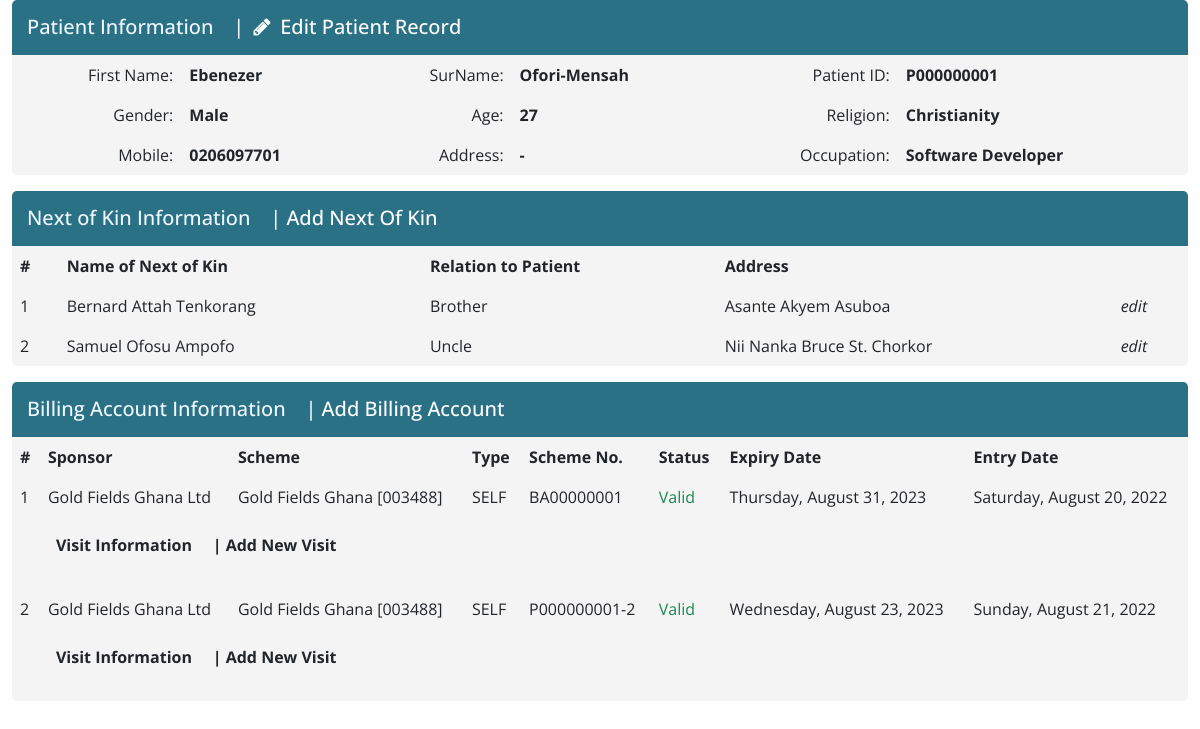
/patient/P000000001/, run on an earlier commit of the app's database.
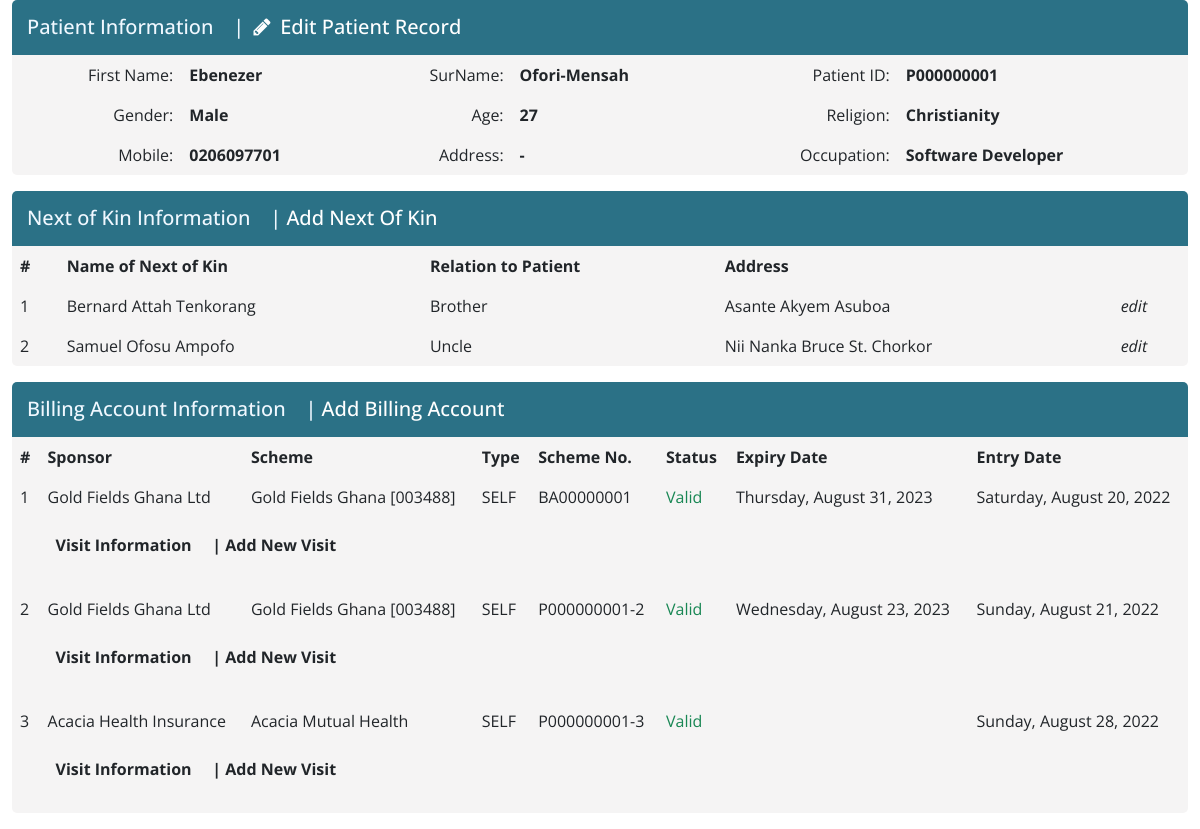
And on a later commit of the database.
### records/models.py (models this page shows, shortened)
class Patient(models.Model):
    PatientID = models.CharField(_("PatientID"), max_length=255, default=generatePatientID, unique=True)
    EmailAddress = models.CharField(_("Email Address"), max_length=255)
    TitleID = models.ForeignKey(Title, verbose_name = _("Title"), on_delete=models.SET_DEFAULT, default='1')
    FirstName = models.CharField(_("First Name"), max_length=255)
    SurName = models.CharField(_("Surname"), max_length=255)
    OtherName = models.CharField(_("Other Name"), max_length=255, blank=True)
    BirthDate = models.DateField(_("Date of Birth"))
    PatientTypeID = models.ForeignKey(PatientType, verbose_name =  _("Patient Type"), on_delete=models.SET_DEFAULT, default='1', editable=False)
    GenderID = models.ForeignKey(Gender,  verbose_name = _("Gender"), on_delete=models.SET_NULL, null=True, default=1)
    Occupation = models.CharField(_("Occupation"), max_length=255)
    BusinessPhone = models.CharField(_("Business Phone"), max_length=255)
    ResidencePhone = models.CharField(_("Residence Phone"), max_length=255)
    ResidenceAddress = models.TextField(_("Residence Address"))
    BusinessAddress = models.TextField(_("Business Address"), blank=True, null=True)
    CountryID = models.ForeignKey(Country, verbose_name =  _("Country"), on_delete=models.SET_NULL, default='1', blank=True, null=True)
    ReligionID = models.ForeignKey(Religion, verbose_name =  _("Religion"), on_delete=models.SET_NULL, default='3', blank=True, null=True)
    MaritalStatusID = models.ForeignKey(MaritalStatus, verbose_name =  _("Marital Status"), on_delete=models.SET_NULL, default='1', blank=True, null=True)
    CreatedAt = models.DateTimeField(auto_now_add=True)
    Status = models.BooleanField(_("Patient Status"), default=True, editable=False)
    PatientRankLevel = models.ForeignKey('PatientRankLevel', verbose_name=_("Patient Rank Level"), on_delete=models.SET_NULL, null=True, blank=True, editable=False)
    PatientRank = models.ForeignKey('PatientRank', verbose_name=_("Patient Level"), on_delete=models.SET_NULL, null=True, blank=True, editable=False)
    PatientCategory = models.ForeignKey('PatientCategory', verbose_name=_("Patient Category"), on_delete=models.SET_NULL, null=True, blank=True, editable=False)
    class Meta:
        verbose_name = "Patient"
        verbose_name_plural = "Patients"
    def __str__(self) -> str:
        return f'{self.FirstName}  {self.OtherName}  {self.SurName}'
    @property
    def getAge(self):
        return helpers.calculateAge(self.BirthDate)

class Gender(models.Model):
    GenderName = models.CharField(_("Gender Name"), max_length=255)
    Description = models.TextField(blank=True, null=True)
    Status = models.BooleanField(_("Relation Type Status"), default=True)
    class Meta:
        verbose_name = "Gender"
        verbose_name_plural = "Genders"
    def __str__(self) -> str:
        return f'{self.GenderName}'

class Religion(models.Model):
    ReligionName = models.CharField(_("Name of Religion"), max_length=255)
    Description = models.TextField(blank=True, null=True)
    Status = models.BooleanField(_("Religion Status"), default=True, editable=False)
    class Meta:
        verbose_name = "Religion"
        verbose_name_plural = "Religions"
    def __str__(self) -> str:
        return f'{self.ReligionName}'

class NextOfKin(models.Model):
    NextOfKinID = models.CharField(_("Next of Kin ID"), max_length=255, unique=True, default=generateNextOfKinID)
    PatientID = models.ForeignKey(Patient, verbose_name = _("Patient"),  on_delete=models.CASCADE, db_index=True)
    NextOfKinName = models.CharField(_("Name of Next of Kin"), max_length=255)
    RelationTypeID = models.ForeignKey(RelationType, verbose_name = _("Relation To Patient"), on_delete=models.SET_NULL, default=1, null=True)
    ContactAddress = models.TextField()
    DateOfBirth = models.DateField(_("Date of Birth"), blank=True, null=True)
    Email = models.CharField(_("Email Address"), max_length=255, blank=True, null=True)
    CreatedAt = models.DateTimeField(_("Date Created"), auto_now_add=True)
    Status = models.BooleanField(_("Next of Kin Status"), default=True, editable=False)
    class Meta:
        verbose_name = "Next of Kin"
        verbose_name_plural = "Next of Kins"

class RelationType(models.Model):
    RelationTypeName = models.CharField(_("Relation Type"), max_length=255)
    Description = models.TextField(blank=True, null=True)
    Status = models.BooleanField(_("Relation Type Status"), default=True)
    class Meta:
        verbose_name = "Relation Type"
        verbose_name_plural = "Relation Types"
    def __str__(self) -> str:
        return f'{self.RelationTypeName}'

### sponsor/models.py (models this page shows, shortened)
class BillingAccount(models.Model): #insuredpatient
    MainAccountHolderID = models.ForeignKey(MainAccountHolder, verbose_name=_("Main Bill Account"), on_delete=models.SET_NULL, null=True, default=2)
    BillingAccountID = models.CharField(_("Billing Account No."), max_length=250, default=billingAccountID)
    BillingAccountName = models.CharField(_("Billing Account"), max_length=250, editable=False, blank=True)
    PatientID = models.ForeignKey(Patient, verbose_name=_("Patient No."), on_delete=models.CASCADE)
    InsuranceSchemeID = models.ForeignKey(InsuranceScheme, verbose_name=_("Sponsor Account"), on_delete=models.CASCADE)
    RelationTypeID = models.ForeignKey(RelationType, verbose_name=_("Relation"), on_delete=models.SET_DEFAULT, default=1)
    InsuranceNumber = models.CharField(_("Insurance Number"), max_length=250)
    DepartmentID = models.ForeignKey(Department, verbose_name=_("Department"), on_delete=models.SET_NULL, null=True)
    SponsorStatusID = models.ForeignKey(SponsorStatus, verbose_name=_("Status"), on_delete=models.SET_NULL, null=True, default=1)
    ExpiryDate = models.DateField(_("Expiry Date"), blank=True, null=True)
    Description = models.TextField(_("Description"), blank=True, null=True, editable=False)
    Status = models.BooleanField(_("Billing Account Status"), default=True, editable=False)
    CreatedAt = models.DateTimeField(_("Created At"), auto_now_add=True)
    ReceiptType = models.ForeignKey(ReceiptType, verbose_name=_("Receipt Type"), on_delete=models.SET_NULL, null=True)
    class Meta:
        verbose_name = _("Billing Account")
        verbose_name_plural = _("Billing Accounts")

class InsuranceScheme(models.Model):
    InsuranceSchemeID = models.CharField(_("Insurance Scheme ID"), max_length=250)
    InsuranceSchemeName = models.CharField(_("Insurance Scheme Name"), max_length=250)
    BillingCategoryID = models.ForeignKey(BillingCategory, verbose_name=_("Billing Category"), on_delete=models.CASCADE)
    SponsorID = models.ForeignKey(Sponsor, verbose_name=_("Sponsor"), on_delete=models.CASCADE)
    ReceiptTypeID = models.ForeignKey(ReceiptType, verbose_name=_("Receipt Type"), on_delete=models.SET_NULL, null=True)
    Description = models.TextField(_("Description"), blank=True, null=True, editable=False)
    Status = models.BooleanField(_("Billing Account Status"), default=True, editable=False)
    CreatedAt = models.DateTimeField(_("Created At"), auto_now_add=True)
    class Meta:
        verbose_name = _("Insurance Scheme")
        verbose_name_plural = _("Insurance Schemes")
    def __str__(self):
        return self.InsuranceSchemeName

class Sponsor(models.Model):
    SponsorID = models.CharField(_("Sponsor ID"), max_length=250, default=sponsorID)
    SponsorName = models.CharField(_("Sponsor Name"), max_length=250)
    SponsorTypeID = models.ForeignKey(SponsorType, verbose_name=_("Sponsor Type"), max_length=250, on_delete=models.SET_NULL, null=True)
    SponsorStatusID = models.ForeignKey(SponsorStatus, verbose_name=_("Sponsor Status"), max_length=250, on_delete=models.SET_NULL, null=True, default=1)
    Address = models.TextField(_("Address"), blank=True, null=True)
    City = models.CharField(_("City"), max_length=250)
    Location = models.CharField(_("Location"), max_length=250, blank=True, null=True)
    OfficePhone = models.CharField(_("Office Phone"), max_length=250)
    OfficeFax = models.CharField(_("Office Fax"), max_length=250)
    Description = models.TextField(_("Description"), blank=True, null=True, editable=False)
    Status = models.BooleanField(_("Sponsor Type Status"), default=True, editable=False)
    CreatedAt = models.DateTimeField(_("Created At"), auto_now_add=True)
    class Meta:
        verbose_name = _("Sponsor")
        verbose_name_plural = _("Sponsors")
    def __str__(self):
        return self.SponsorName

class SponsorStatus(models.Model):
    SponsorStatusID = models.CharField(_("Sponsor Status ID"), max_length=250, default=sponsorStatusID)
    SponsorStatusName = models.CharField(_("Sponsor Status Name"), max_length=250)
    Description = models.TextField(_("Description"), blank=True, null=True, editable=False)
    Status = models.BooleanField(_("Status"), default=True, editable=False)
    CreatedAt = models.DateTimeField(_("Created At"), auto_now_add=True)
    class Meta:
        verbose_name = _("Sponsor Status")
        verbose_name_plural = _("Sponsor Statuses")
    def __str__(self):
        return self.SponsorStatusName

### records/views.py (the view)
# urls.py: path('<patient_id>/', views.PatientDetailView.as_view(), name='patient_detail'),
class PatientDetailView(DetailView):
    template_name = 'records/patient_detail.html'
    def get_object(self):
        patient_id = self.kwargs['patient_id']
        self.object = Patient.objects.get(PatientID=patient_id)
        return self.object

### helpers.py (called while the page is built)
def calculateAge(birthdate):
    today = date.today()
    age = today.year - birthdate.year - ((today.month, today.day) < (birthdate.month, birthdate.day))
    return age

### templates/records/patient_detail.html (shortened to what this page needs)
{% extends 'extras/base.html' %}
{% load static %}
{% block content %}
<div id="patient-info-title">
    <h5 class="d-inline">Patient Information&nbsp;&nbsp;&nbsp;</h5> <h5 class="d-inline">| <a class="edit-info-link" href="{% url 'patient_edit' patient.PatientID %}"><i class="fa fa-pencil fa-fw"></i> Edit Patient Record</a></h5>
</div>
<div class="info" class="mb-2">
<table class="table table-borderless">
    <tbody>
        <tr>
            <td style="text-align: right;">First Name:</td>
            <td style="text-align: left;"><strong>{{patient.FirstName}}</strong></td>
            <td style="text-align: right;">SurName:</td>
            <td style="text-align: left;"><strong>{{patient.SurName}}</strong></td>
            {% if not patient.OtherName %}
                <td style="text-align: right;">Patient ID:</td>
                <td style="text-align: left;"><strong>{{patient.PatientID}}</strong></td>
            {% endif %}
        </tr>
        <tr>
            <td style="text-align: right;">Gender:</td>
            <td style="text-align: left;"><strong>{{patient.GenderID}}</strong></td>
            <td style="text-align: right;">Age:</td>
            <td style="text-align: left;"><strong>{{patient.getAge}}</strong></td>
            <td style="text-align: right;">Religion:</td>
            <td style="text-align: left;"><strong>{{patient.ReligionID}}</strong></td>
        </tr>
        <tr>
            <td style="text-align: right;">Mobile:</td>
            <td style="text-align: left;"><strong>{{patient.ResidencePhone}}</strong></td>
            <td style="text-align: right;">Address:</td>
            <td style="text-align: left;"><strong>{{patient.ResidenceAddress}}</strong></td>
            <td style="text-align: right;">Occupation:</td>
            <td style="text-align: left;"><strong>{{patient.Occupation}}</strong></td>
        </tr>
    </tbody>
</table>
</div>
<div id="nextofkin-info-title" class="mt-2">
    <h5 class="d-inline">Next of Kin Information&nbsp;&nbsp;&nbsp;</h5> <h5 class="d-inline">| <a class="edit-info-link" href="{% url 'patient_nextofkin_edit' patient.PatientID %}">Add Next Of Kin</a></h5>
</div>
{% if patient.nextofkin_set.all %}
    <div class="info">
        <table class="table table-borderless">
            <thead>
                <tr>
                    <th>#</th>
                    <th>Name of Next of Kin</th>
                    <th>Relation to Patient</th>
                    <th>Address</th>
                </tr>
            </thead>
            <tbody>
                {% for nextofkin in patient.nextofkin_set.all %}
                    <tr>
                        <td>{{forloop.counter}}</td>
                        <td>{{nextofkin.NextOfKinName}}</td>
                        <td>{{nextofkin.RelationTypeID}}</td>
                        <td>{{nextofkin.ContactAddress}}</td>
                        <td><i class="bi bi-pencil">edit</i></td>
                    </tr>
                {% endfor %}
            </tbody>
        </table>
    </div>
{% endif %}
<div id="insurance-info-title" class="mt-2">
    <h5 class="d-inline">Billing Account Information&nbsp;&nbsp;&nbsp;</h5>
    <h5 class="d-inline">| <a class="edit-info-link" href="{% url 'sponsor_add' patient.PatientID %}">
        Add Billing Account
        </a>
    </h5>
</div>
{% if patient.billingaccount_set.all %}
    <div class="info">
        <table class="table table-borderless">
            <thead>
                <tr>
                    <th>#</th>
                    <th>Sponsor</th>
                    <th>Scheme</th>
                    <th>Type</th>
                    <th>Scheme No.</th>
                    <th>Status</th>
                    <th>Expiry Date</th>
                    <th>Entry Date</th>
                </tr>
            </thead>
            <tbody>
                {% for billing_account in patient.billingaccount_set.all %}
                    <tr class='billing-info'>
                        <td>{{forloop.counter}}</td>
                        <td>{{billing_account.InsuranceSchemeID.SponsorID}}</td>
                        <td>{{billing_account.InsuranceSchemeID}}</td>
                        <td>{{billing_account.RelationTypeID}}</td>
                        <td>{{billing_account.BillingAccountID}}</td>
                        <td
                            {% if billing_account.SponsorStatusID.id == 1 %}
                                class="text-success"
                            {% else %}
                                class="text-danger"
                            {% endif %}
                        >
                            {{billing_account.SponsorStatusID}}
                        </td>
                        <td>{{billing_account.ExpiryDate|date:'l, F j, Y'}}</td>
                        <td>{{billing_account.CreatedAt|date:'l, F j, Y'}}</td>
                    </tr>
                    <tr>
                        <td></td>
                        <td colspan="7">
                            <table class="table table-borderless">
                                <th>Visit Information &nbsp;&nbsp;&nbsp; | Add New Visit</th>
                            </table>
                        </td>
                    </tr>
                {% endfor %}
            </tbody>
        </table>
    </div>
{% endif %}
{% endblock content %}

### templates/extras/base.html (shortened to what this page needs)
{% load static %}
<!DOCTYPE html>
<html lang="en">
<head>
    <link href="https://cdn.jsdelivr.net/npm/bootstrap@5.0.2/dist/css/bootstrap.min.css" rel="stylesheet"
>
    <link rel="stylesheet" href="{% static 'records/main.css' %}">
    <link rel="stylesheet" href="https://cdnjs.cloudflare.com/ajax/libs/font-awesome/4.7.0/css/font-awesome.min.css">
</head>
<body>
    <div class="container-fluid">
        {% block content %}
        {% endblock content %}
    </div>
</body>
</html>

### static/records/main.css (style rules this page uses)
#patient-info-title { background-color: rgb(43, 113, 134); border-top-left-radius: 5px; border-top-right-radius: 5px; padding: 15px; color: aliceblue; }
div.info { border-bottom-left-radius: 5px; border-bottom-right-radius: 5px; background-color: rgb(245, 244, 244); }
body { background-color: white; font-family: 'Open Sans', sans-serif; }
h5 { margin-bottom: 0px; }
#nextofkin-info-title { background-color: rgb(43, 113, 134); color: aliceblue; padding: 15px; border-top-left-radius: 5px; border-top-right-radius: 5px; }
a.edit-info-link { color: white; text-decoration: none; }
#insurance-info-title { background-color: rgb(43, 113, 134); padding: 15px; color: aliceblue; border-top-left-radius: 5px; border-top-right-radius: 5px; }

What changed in the data, as far as the page shows it:
added BillingAccount: InsuranceSchemeID.SponsorID "Acacia Health Insurance", InsuranceSchemeID "Acacia Mutual Health", RelationTypeID "SELF", BillingAccountID "P000000001-3", SponsorStatusID "Valid", CreatedAt "Sunday, August 28, 2022"
